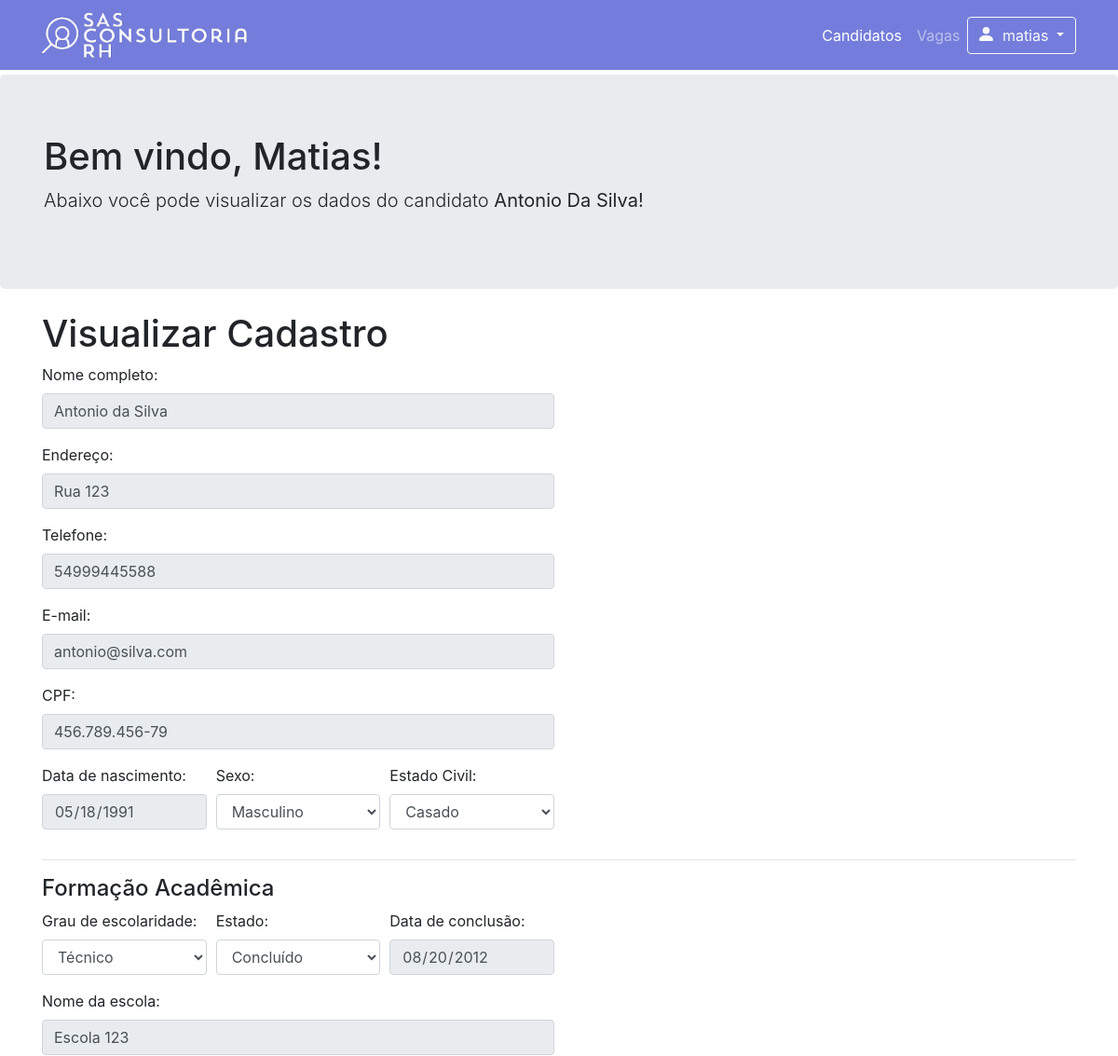
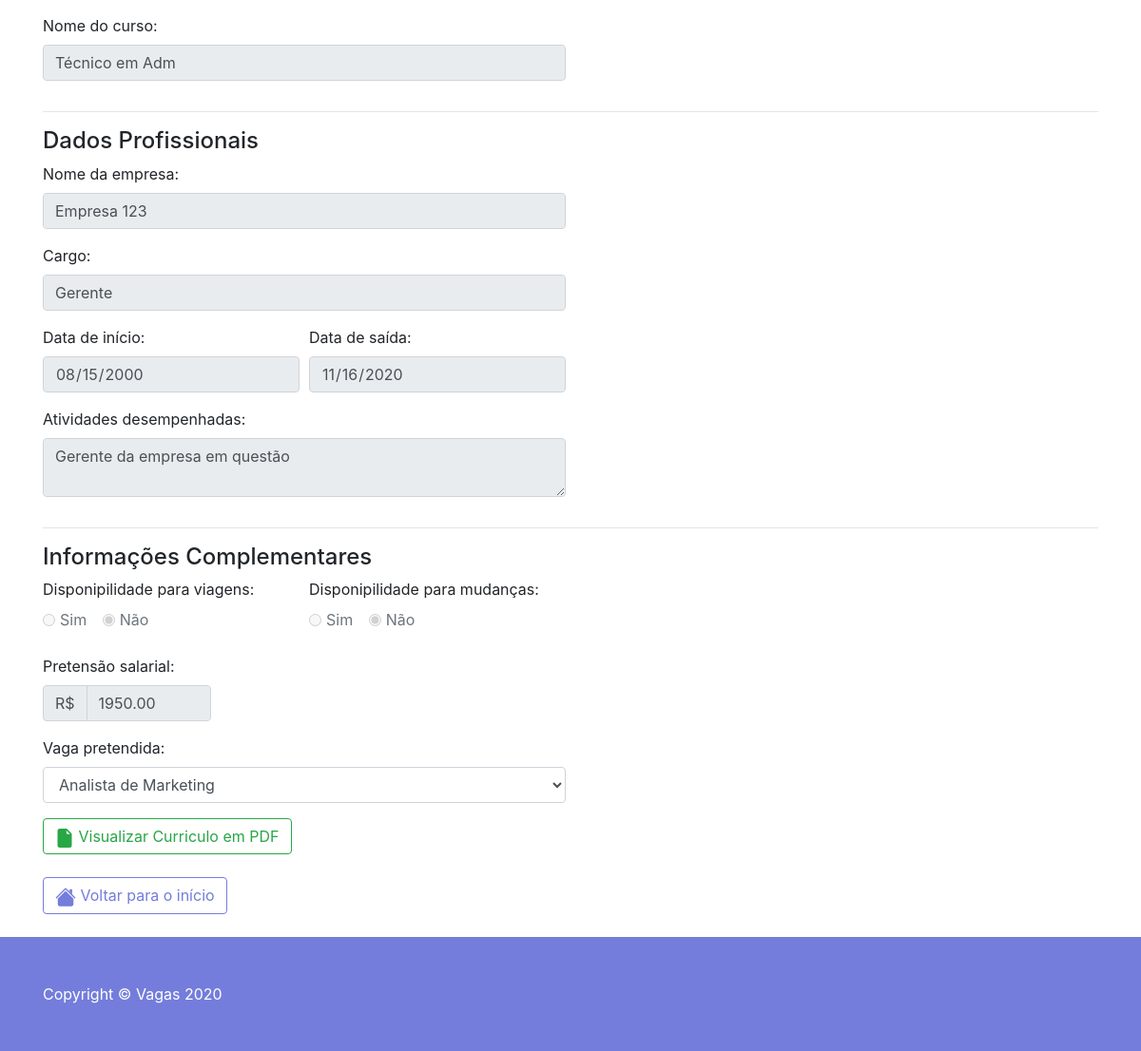
Screenshot of /cadastro_ver.php?id=293 (signed in) with the database file from the repository (2 pictures, top to bottom).
### tables this page shows
CREATE TABLE `pessoas` (
  `cod_pessoa` int(11) NOT NULL,
  `nome` varchar(200) NOT NULL,
  `endereco` varchar(200) NOT NULL,
  `telefone` varchar(16) NOT NULL,
  `email` varchar(255) NOT NULL,
  `cpf` varchar(14) NOT NULL,
  `data_nascimento` date NOT NULL,
  `sexo` varchar(20) NOT NULL,
  `estado_civil` varchar(20) NOT NULL,
  `grau` varchar(25) NOT NULL,
  `estado_conclusao` varchar(25) NOT NULL,
  `data_conclusao` date NOT NULL,
  `escola` varchar(50) NOT NULL,
  `curso` varchar(50) NOT NULL,
  `empresa` varchar(50) NOT NULL,
  `cargo` varchar(50) NOT NULL,
  `data_inicio` date NOT NULL,
  `data_final` date NOT NULL,
  `atividades` varchar(500) NOT NULL,
  `disp_viagens` varchar(20) NOT NULL,
  `disp_mudancas` varchar(20) NOT NULL,
  `pretensao` varchar(10) NOT NULL,
  `vaga_pretendida` varchar(50) NOT NULL,
  `curriculo` varchar(255) NOT NULL
);

### cadastro_ver.php (the view, shortened to what this page needs)
<!DOCTYPE html>
<html lang="pt-br">
<head>
	<link href="vendor/bootstrap/css/bootstrap.min.css" rel="stylesheet">
	<link href="css/heroic-features.css" rel="stylesheet">
</head>
<?php
include "conexao.php";
$id = $_GET['id'] ?? '';
$sql = "SELECT * FROM pessoas WHERE cod_pessoa = $id";
$dados = mysqli_query($conn, $sql);
$linha = mysqli_fetch_assoc($dados);
$disp_viagens = $linha['disp_viagens'];
$disp_mudancas = $linha['disp_mudancas'];
$curriculo = $linha['curriculo'];
?>
<body>
	<nav class="navbar navbar-expand-lg navbar-dark bg-dark fixed-top">
		<div class="container">
			<a class="navbar-brand">
			<img style="width: 220px;" src="img/logo_sas_white.png">
			</a>
			<div class="collapse navbar-collapse" id="navbarResponsive">
				<ul class="navbar-nav ml-auto">
					<li class="nav-item active">
						<a class="nav-link" href="pesquisa.php">Candidatos
						</a>
					</li>
					<li class="nav-item">
						<a class="nav-link" href="cadastro_vagas.php">Vagas
						</a>
					</li>
					<li class="btn-group">
						<button type="button" class="btn btn-outline-light dropdown-toggle" data-toggle="dropdown" aria-haspopup="true" aria-expanded="false">
							<svg width="20px" height="20px" viewBox="2 2 16 16" class="bi bi-person-fill" fill="currentColor" xmlns="http://www.w3.org/2000/svg">
								<path fill-rule="evenodd" d="M3 14s-1 0-1-1 1-4 6-4 6 3 6 4-1 1-1 1H3zm5-6a3 3 0 1 0 0-6 3 3 0 0 0 0 6z"/>
							</svg>
							<?php echo $_SESSION['usuario']; ?>
						</button>
					</li>
				</ul>
			</div>
		</div>
	</nav>
	<header class="jumbotron my-4">
		<div class="container">
			<h1 class="display-8">Bem vindo, <a class="text-capitalize"><?php echo $_SESSION['usuario']; ?>! </a></h1>
			<p class="lead">Abaixo você pode visualizar os dados do candidato <b><a class="text-capitalize"> <?php echo $linha['nome']; ?>! </a></b> </p>
		</div>
	</header>
	<div class="container">
		<div class="row">
			<div class="col">
				<h1>Visualizar Cadastro</h1>
				<form method="POST">
					<div class="form-row">
						<div class="form-group col-md-6">
							<label for="nome">Nome completo:</label>
							<input type="text" class="form-control" name="nome" value="<?php echo $linha['nome']; ?>" disabled>
						</div>
					</div>
					<div class="form-row">
						<div class="form-group col-md-6">
							<label for="endereco">Endereço:</label>
							<input type="text" class="form-control" name="endereco" value="<?php echo $linha['endereco']; ?>" disabled>
						</div>
					</div>
					<div class="form-row">
						<div class="form-group col-md-6">
							<label for="telefone">Telefone:</label>
							<input type="text" class="form-control" name="telefone" value="<?php echo $linha['telefone']; ?>" disabled>
						</div>
					</div>
					<div class="form-row">
						<div class="form-group col-md-6">
							<label for="email">E-mail:</label>
							<input type="email" class="form-control" name="email" value="<?php echo $linha['email']; ?>" disabled>
						</div>
					</div>
					<div class="form-row">
						<div class="form-group col-md-6">
							<label for="cpf">CPF:</label>
							<input type="text" class="form-control" name="cpf" value="<?php echo $linha['cpf']; ?>" disabled>
						</div>
					</div>
					<div class="form-row">
						<div class="form-group col-md-2">
							<label for="data_nascimento">Data de nascimento:</label>
							<input type="date" class="form-control" name="data_nascimento" value="<?php echo $linha['data_nascimento']; ?>" disabled>
						</div>
						<div class="form-group col-md-2">
							<label for="sexo">Sexo:</label>
							<select class="form-control" name="sexo" id="sexo">
								<option><?php echo $linha['sexo']; ?></option>
							</select>
						</div>
						<div class="form-group col-md-2">
							<label for="estado_civil">Estado Civil:</label>
							<select class="form-control" name="estado_civil" id="estado_civil">
								<option><?php echo $linha['estado_civil']; ?></option>
							</select>
						</div>
					</div>
					<hr>
					<h4>Formação Acadêmica</h4>
					<div class="form-row">
						<div class="form-group col-md-2">
							<label for="grau">Grau de escolaridade:</label>
							<select class="form-control" name="grau" id="grau">
								<option><?php echo $linha['grau']; ?></option>
							</select>
						</div>
						<div class="form-group col-md-2">
							<label for="estado_conclusao">Estado:</label>
							<select class="form-control" name="estado_conclusao" id="estado_conclusao">
								<option><?php echo $linha['estado_conclusao']; ?></option>
							</select>
						</div>
						<div class="form-group col-md-2">
							<label for="data_conclusao">Data de conclusão:</label>
							<input type="date" class="form-control" id="data_conclusao" name="data_conclusao" value="<?php echo $linha['data_conclusao']; ?>" disabled>
						</div>
					</div>
					<div class="form-row">
						<div class="form-group col-md-6">
							<label for="escola">Nome da escola:</label>
							<input type="text" class="form-control" id="escola" name="escola" value="<?php echo $linha['escola']; ?>" disabled>
						</div>
					</div>
					<div class="form-row">
						<div class="form-group col-md-6">
							<label for="curso">Nome do curso:</label>
							<input type="text" class="form-control" id="curso" name="curso" value="<?php echo $linha['curso']; ?>" disabled>
						</div>
					</div>
					<hr>
					<h4>Dados Profissionais</h4>
					<div class="form-row" id="experiencia">
						<div class="form-group col-md-6">
							<label for="empresa">Nome da empresa:</label>
							<input type="text" class="form-control" id="empresa" name="empresa" value="<?php echo $linha['empresa']; ?>" disabled>
						</div>
					</div>
					<div class="form-row">
						<div class="form-group col-md-6">
							<label for="cargo">Cargo:</label>
							<input type="text" class="form-control" id="cargo" name="cargo" value="<?php echo $linha['cargo']; ?>" disabled>
						</div>
					</div>
					<div class="form-row">
						<div class="form-group col-md-3">
							<label for="data_inicio">Data de início:</label>
							<input type="date" class="form-control" id="data_inicio" name="data_inicio" value="<?php echo $linha['data_inicio']; ?>" disabled>
						</div>
						<div class="form-group col-md-3">
							<label for="data_final">Data de saída:</label>
							<input type="date" class="form-control" id="data_final" name="data_final" value="<?php echo $linha['data_final']; ?>" disabled>
						</div>
					</div>
					<div class="form-row">
						<div class="form-group col-md-6">
							<label for="atividades">Atividades desempenhadas:</label>
							<textarea type="text" class="form-control" id="atividades" name="atividades" disabled><?php echo $linha['atividades']; ?></textarea>
						</div>
					</div>
					<hr>
					<h4>Informações Complementares</h4>
					<div class="form-row">
						<div class="col-md-3">
							<label for="disp_viagens">Disponipilidade para viagens:</label>
						<div class="form-check form-check-inline">
							<input class="form-check-input" type="radio" name="disp_viagens" id="disp_viagens" value="Yes" <?= $disp_viagens == "Yes" ? 'checked="true"' : ''; ?> disabled>
							<label class="form-check-label" for="disp_viagens">
								Sim
							</label>
						</div>
						<div class="form-check form-check-inline">
							<input class="form-check-input" type="radio" name="disp_viagens" id="disp_viagens" value="No" <?= $disp_viagens == "No" ? 'checked="true"' : ''; ?> disabled>
							<label class="form-check-label" for="disp_viagens">
								Não
							</label>
						</div>
					</div>
					<div class="col-md-3">
						<label for="disp_mudancas">Disponipilidade para mudanças:</label>
					<div class="form-check form-check-inline">
						<input class="form-check-input" type="radio" name="disp_mudancas" id="disp_mudancas" value="Yes" <?= $disp_mudancas == "Yes" ? 'checked="true"' : ''; ?> disabled>
						<label class="form-check-label" for="disp_mudancas">
							Sim
						</label>
					</div>
					<div class="form-check form-check-inline">
						<input class="form-check-input" type="radio" name="disp_mudancas" id="disp_mudancas" value="No" <?= $disp_mudancas == "No" ? 'checked="true"' : ''; ?> disabled>
						<label class="form-check-label" for="disp_mudancas">
							Não
						</label>
					</div>
				</div>
			</div>
			<br>
			<div class="form-row">
				<div class="form-group col-md-2">
					<label for="pretensao">Pretensão salarial:</label>
					<div class="input-group">
						<div class="input-group-prepend">
							<span class="input-group-text" id="pretensao">R$</span>
						</div>
						<input type="number" class="dinheiro form-control" onkeypress="$(this).mask('0000.00');" id="pretensao" name="pretensao" value="<?php echo $linha['pretensao']; ?>" disabled>
					</div>
				</div>
			</div>
			<div class="form-row">
				<div class="form-group col-md-6">
					<label for="vaga_pretendida">Vaga pretendida:</label>
					<select class="form-control" name="vaga_pretendida" id="vaga_pretendida">
						<option><?php echo $linha['vaga_pretendida']; ?></option>
					</select>
				</div>
			</div>
			<a href="<?php echo"pdf/$curriculo" ?>" class="btn btn-outline-success" target="_blank">
			<svg width="20px" height="20px" viewBox="0 0 16 16" class="bi bi-file-earmark-fill" fill="currentColor" xmlns="http://www.w3.org/2000/svg">
  		<path fill-rule="evenodd" d="M4 0a2 2 0 0 0-2 2v12a2 2 0 0 0 2 2h8a2 2 0 0 0 2-2V4.707A1 1 0 0 0 13.707 4L10 .293A1 1 0 0 0 9.293 0H4zm5.5 1.5v2a1 1 0 0 0 1 1h2l-3-3z"/>
			</svg> Visualizar Curriculo em PDF</a>
		</form>
		<br>
		<a href="pesquisa.php" class="btn btn-outline-primary">
		 Voltar para o início</a>
	</div>
</div>
</div>
<br/>
<footer class="py-5 bg-dark">
	<div class="container">
		<p class="m-0 text-left text-white">Copyright &copy; Vagas 2020</p>
	</div>
</footer>
</body>
</html>

### css/heroic-features.css (style rules this page uses)
body { padding-top: 56px; }

### rows the page displays
pessoas: nome "Antonio Da Silva", nome "Antonio da Silva", endereco "Rua 123", telefone "54999445588", email "antonio@silva.com", cpf "456.789.456-79", data_nascimento "05/18/1991", sexo "Masculino", estado_civil "Casado", grau "Técnico", estado_conclusao "Concluído", data_conclusao "08/20/2012", escola "Escola 123", curso "Técnico em Adm", empresa "Empresa 123", cargo "Gerente", data_inicio "08/15/2000", data_final "11/16/2020", atividades "Gerente da empresa em questão", disp_viagens "☐ Disponipilidade para viagens:", disp_viagens "☑", disp_mudancas "☐ Disponipilidade para mudanças:", disp_mudancas "☑", pretensao "1950.00", vaga_pretendida "Analista de Marketing"

### other values shown
$_SESSION['usuario'] "matias"
$_SESSION['usuario'] "Matias"
